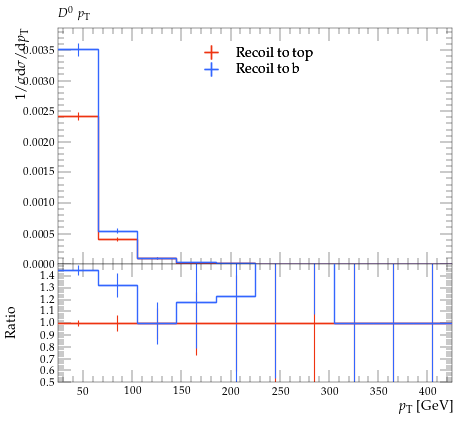

The script that saved this image:
#! /usr/bin/env python

# This Python script was auto-generated using YODA v2.0.2.
# Analysis object: /MC_HFDECAYS/D0_pT
# Timestamp: 31-07-2026 (13:13:52)

import matplotlib as mpl
import matplotlib.pyplot as plt
mpl.use('Agg') # comment out for interactive use
import os
import numpy as np

plotDir = os.path.split(os.path.realpath(__file__))[0]
if 'YODA_USER_PLOT_PATH' in globals():
    plot_outdir = globals()['YODA_USER_PLOT_PATH']
else:
    plot_outdir = plotDir

#plot style
plt.style.use(os.path.join(plotDir, '../default.mplstyle'))
# plot metadata
figW, figH = plt.rcParams['figure.figsize']
ax_xLabel = r'$p_\mathrm{T}$ [GeV]'
ax_yLabel = r'$1/\sigma \mathrm{d}\sigma/\mathrm{d}p_\mathrm{T}$'
ax_title  = r'$D^0$ $p_\mathrm{T}$'
ax_xScale = 'linear'
ax_yScale = 'linear'
xLims = (25.0, 425.0)
yLims = (0.0, 0.0038630647000000005)

# TeX-friendly labels for the legend
labels = {
    'legend' : ([ r"Recoil to top", r"Recoil to b" ], r""),
}

# Adjust canvas width and height
canvasW = 10.0
canvasH = 9.0
figW *= canvasW/10.
figH *= canvasH/9.

# Create figure and axis objects
fig, (ax, ratio0_ax) = plt.subplots(2, 1, sharex=True,
                  figsize=(figW,figH), gridspec_kw={'height_ratios': (6.0, 3.0)})

# Set figure margins
plt.subplots_adjust(
    left   = 1.0 * plt.rcParams['figure.subplot.left'],
    right  = 1.0 * plt.rcParams['figure.subplot.right'],
    top    = 1.0 * plt.rcParams['figure.subplot.top'],
    bottom = 1.0 * plt.rcParams['figure.subplot.bottom'])

ratio0_ax.yaxis.set_major_locator(mpl.ticker.MultipleLocator(0.1))
ratio0_ax.set_ylim(0.5, 1.4999)
ratio0_ax.set_ylabel('Ratio')

# the numerical data is stored in a separate file
dataf = dict()
prefix = os.path.split(__file__)[0]
if prefix:    prefix = prefix + '/'
exec(open(prefix+'D0_pT__data.py').read(), dataf)


legend_handles = dict() # keep track of handles for the legend

# style options for curves
# starts at zorder>=5 to draw curve on top of legend
styles = {
  'recoil_t': {
    'color' : '#EE3311',
    'linestyle' : '-',
    'linewidth' : 1,
    'marker' : 'none',
    'markersize' : 2,
    'capsize' : 0.0,
    'zorder' : 5,
    'histstyle' : 1,
    'drawstyle' : 'steps-pre',
    'xerrorbars' : 1,
    'yerrorbars' : 1,
    'fillcolor' : None,
    'fillopacity' : 1.0,
    'ratio0_linestyle' : '-',
    'ratio0_linewidth' : 1,
    'ratio0_marker' : 'none',
    'ratio0_markersize' : 2,
    'ratio0_capsize' : 0.0,
    'ratio0_zorder' : 5,
    'ratio0_histstyle' : 1,
    'ratio0_drawstyle' : 'steps-pre',
    'ratio0_xerrorbars' : 1,
    'ratio0_yerrorbars' : 1,
  },
  'recoil_b': {
    'color' : '#3366FF',
    'linestyle' : '-',
    'linewidth' : 1,
    'marker' : 'none',
    'markersize' : 2,
    'capsize' : 0.0,
    'zorder' : 6,
    'histstyle' : 1,
    'drawstyle' : 'steps-pre',
    'xerrorbars' : 1,
    'yerrorbars' : 1,
    'fillcolor' : None,
    'fillopacity' : 1.0,
    'ratio0_linestyle' : '-',
    'ratio0_linewidth' : 1,
    'ratio0_marker' : 'none',
    'ratio0_markersize' : 2,
    'ratio0_capsize' : 0.0,
    'ratio0_zorder' : 6,
    'ratio0_histstyle' : 1,
    'ratio0_drawstyle' : 'steps-pre',
    'ratio0_xerrorbars' : 1,
    'ratio0_yerrorbars' : 1,
  },
}

# curve from input yoda files in main panel
for label, yvals in dataf['yvals'].items():
    if all(np.isnan(v) for v in dataf['yvals'][label]):
        continue
    tmp = None
    if styles[label]['histstyle']: # draw as histogram
        xpos = dataf['xedges'][label] if styles[label]['drawstyle'] else dataf['xpoints'][label]
        ypos = np.insert(yvals, 0, yvals[0]) if styles[label]['drawstyle'] else yvals
        if styles[label]['fillcolor']: # fill area below curve
            ax.fill_between(xpos, ypos, step='pre',
                            color=styles[label]['fillcolor'],
                            alpha=styles[label]['fillopacity'])
        tmp, = ax.plot(xpos, ypos,
                       color=styles[label]['color'],
                       linestyle=styles[label]['linestyle'],
                       linewidth=styles[label]['linewidth'],
                       drawstyle=styles[label]['drawstyle'], solid_joinstyle='miter',
                       zorder=styles[label]['zorder'], label=label)
    tmp = ax.errorbar(dataf['xpoints'][label], yvals,
                      xerr=np.array(dataf['xerrs'][label])*styles[label]['xerrorbars'],
                      yerr=np.array(dataf['yerrs'][label])*styles[label]['yerrorbars'],
                      fmt=styles[label]['marker'], capsize=styles[label]['capsize'],
                      markersize=styles[label]['markersize'],
                      ecolor=styles[label]['color'],
                      color=styles[label]['color'], zorder=styles[label]['zorder'])
    tmp[-1][0].set_linestyle(styles[label]['linestyle'])
    tmp[-1][0].set_linewidth(styles[label]['linewidth'])
    if label in dataf['add_legend_handle']:  legend_handles[label] = tmp
    for varLabel in dataf['variation_yvals'].keys():
        if varLabel.startswith(label):
            tmp, = ax.plot(dataf['xedges'][label], dataf['variation_yvals'][varLabel],
                           color=styles[label]['color'],
                           linestyle=styles[label]['linestyle'],
                           linewidth=styles[label]['linewidth'],
                           drawstyle='steps-pre', solid_joinstyle='miter',
                           zorder=styles[label]['zorder'], alpha=0.5)


# plots on ratio panel
# curve from input yoda files in ratio panel
for label, yvals in dataf['ratio0_yvals'].items():
    if all(np.isnan(v) for v in yvals):
        continue
    if styles[label]['ratio0_histstyle']: # plot as histogram
        xpos = dataf['xedges']['recoil_t'] if styles[label]['ratio0_drawstyle'] else dataf['xpoints']['recoil_t']
        ypos = np.insert(yvals, 0, yvals[0]) if styles[label]['ratio0_drawstyle'] else yvals
        ratio0_ax.plot(xpos, ypos,
                       color=styles[label]['color'],
                       linewidth=styles[label]['linewidth'],
                       linestyle=styles[label]['ratio0_linestyle'],
                       drawstyle=styles[label]['ratio0_drawstyle'], zorder=styles[label]['zorder'],
                       solid_joinstyle='miter')
    tmp = ratio0_ax.errorbar(dataf['xpoints']['recoil_t'], yvals,
                             xerr=np.array(dataf['ref_xerrs'])*styles[label]['ratio0_xerrorbars'],
                             yerr=np.array(dataf['ratio0_yerrs'][label])*styles[label]['ratio0_yerrorbars'],
                             fmt=styles[label]['ratio0_marker'], capsize=styles[label]['ratio0_capsize'],
                             markersize=styles[label]['ratio0_markersize'],
                             ecolor=styles[label]['color'],
                             color=styles[label]['color'])
    tmp[-1][0].set_linestyle(styles[label]['ratio0_linestyle'])
    tmp[-1][0].set_linewidth(styles[label]['ratio0_linewidth'])

    for varlabel in dataf['ratio0_variation_vals'].keys():
        if varlabel.startswith(label):
            ratio0_ax.plot(dataf['xedges']['recoil_t'],
                            dataf['ratio0_variation_vals'][varlabel],
                            color=styles[label]['color'],
                            linestyle=styles[label]['linestyle'],
                            linewidth=styles[label]['linewidth'],
                            drawstyle='steps-pre', solid_joinstyle='miter',
                            zorder=1, alpha=0.5)

legend_items = list(legend_handles.values())
ax.add_artist(ax.legend(legend_items,
                        labels['legend'][0],
                        title=labels['legend'][1],
                        alignment='left',
                        loc='upper center',
                        bbox_to_anchor=(0.5, 0.97)))

# set plot metadata as defined above
ratio0_ax.set_xlabel(ax_xLabel)
ratio0_ax.xaxis.set_label_coords(1., -0.15)
ax.set_ylabel(ax_yLabel, ha='right', va='top')
ax.yaxis.set_label_coords(-0.11, 1.0)
ax.set_title(ax_title, loc='left')
ax.set_xscale(ax_xScale)
ax.set_yscale(ax_yScale)
ax.set_xlim(xLims)
ax.set_ylim(yLims)

# tick formatting
plt.rcParams['xtick.top'] = True
plt.rcParams['ytick.right'] = True
fig.align_ylabels((ax, ratio0_ax))
plt.savefig(os.path.join(plot_outdir, 'D0_pT.pdf'), format='PDF')
plt.savefig(os.path.join(plot_outdir, 'D0_pT.png'), format='PNG')

plt.close(fig)
